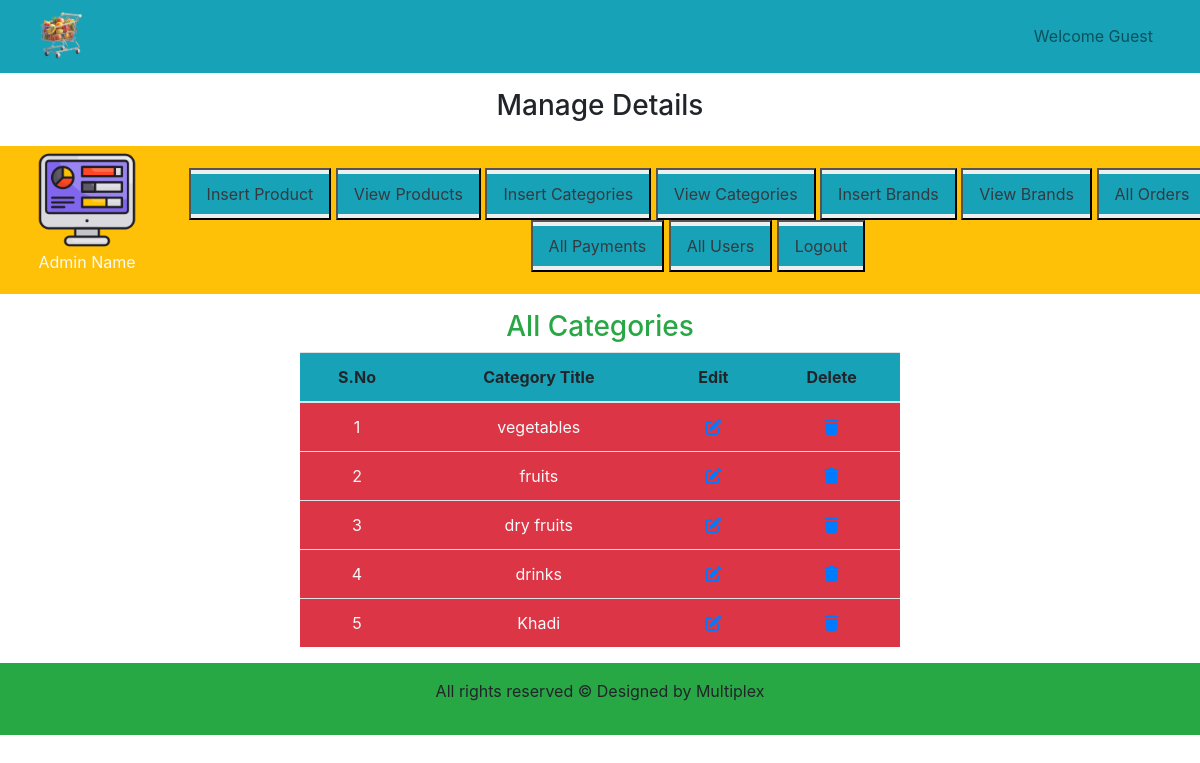
The page /admin_area/index.php?view_categories on the database its author committed.
### tables this page shows
CREATE TABLE `categories` (
  `category_id` int(11) NOT NULL,
  `category_title` varchar(100) NOT NULL
);

### admin_area/view_categories.php (the view)
<h3 class="text-center text-success">All Categories</h3>
<table class="table table-border mt-5 w-50 m-auto align-center">
    <thead class="bg-info">
        <tr class="text-center">
            <th>S.No</th>
            <th>Category Title</th>
            <th>Edit</th>
            <th>Delete</th>
        </tr>
    </thead>
    <tbody class="bg-danger text-light">
        <?php
        $get_categories = "SELECT * FROM `categories`";
        $result = mysqli_query($con, $get_categories);
        $number = 0;
        while ($row = mysqli_fetch_assoc($result)) {
            $cat_id = $row['category_id'];
            $cat_title = $row['category_title'];
            $number++;
                ?>
        <tr class="text-center">
            <td><?php echo $number; ?></td>
            <td><?php echo $cat_title; ?></td>
            <td><a href='index.php?edit_category=<?php echo $cat_id ?>' class='text-center'><i class='fa-solid fa-pen-to-square'></i></a></td>
            <td><a href='index.php?delete_category=<?php echo $cat_id ?>'><i class='fa-solid fa-trash'></i></a></td>
        </tr>
        <?php
        }   ?>
    </tbody>
</table>

### cs/style.css (style rules this page uses)
* { margin: 0; padding: 0; box-sizing: border-box; }

### admin_area/index.php (style rules this page uses)
body { overflow-x:hidden; }

### rows shown on the page
categories: category_title "vegetables"
categories: category_title "fruits"
categories: category_title "dry fruits"
categories: category_title "drinks"
categories: category_title "Khadi"
